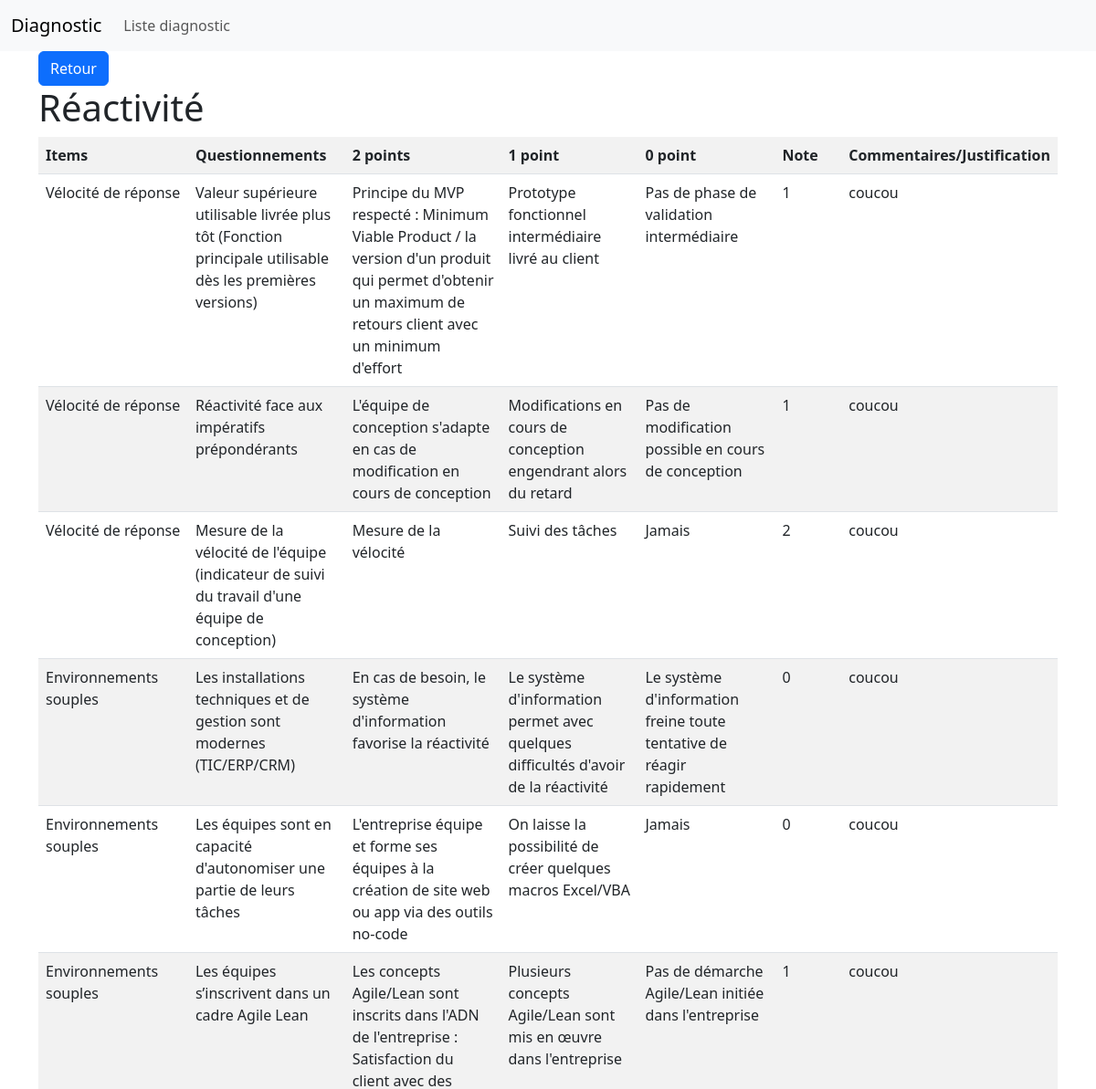
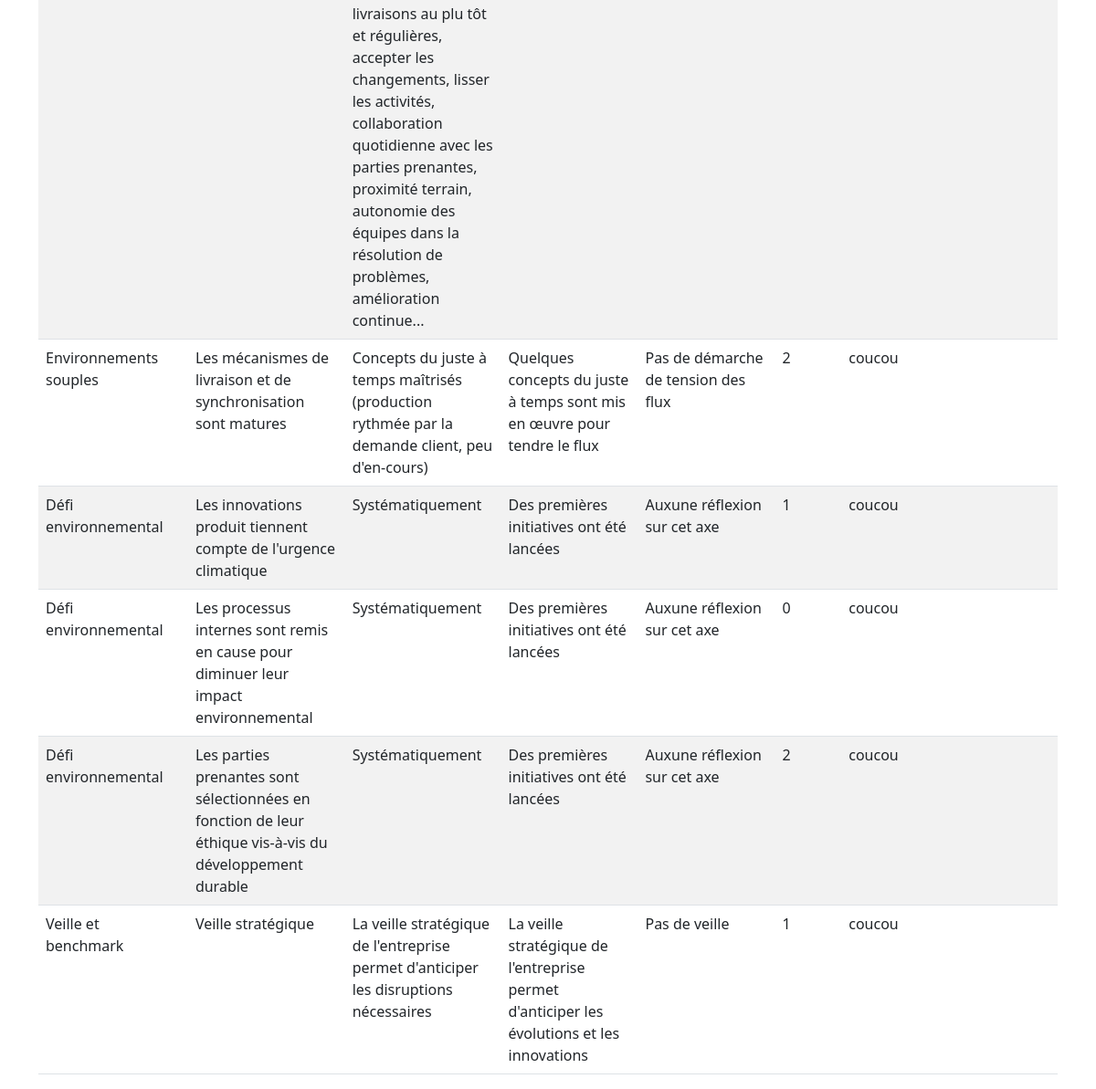
Screenshot of /reactivite.php?id=1 with the database file from the repository (2 pictures, top to bottom).
### tables this page shows
CREATE TABLE `Entreprise` (
  `id` int(11) NOT NULL,
  `name` varchar(255) DEFAULT NULL
);

CREATE TABLE `Categorie` (
  `id` int(11) NOT NULL,
  `nom` varchar(255) DEFAULT NULL,
  `axe_id` int(11) DEFAULT NULL
);

CREATE TABLE `Question` (
  `id` int(11) NOT NULL,
  `texte` varchar(255) DEFAULT NULL,
  `texte_2_point` text,
  `texte_1_point` text,
  `texte_0_point` text,
  `categorie_id` int(11) DEFAULT NULL
);

CREATE TABLE `Reponse` (
  `id` int(11) NOT NULL,
  `point` int(11) DEFAULT NULL,
  `commentaire` varchar(255) DEFAULT NULL,
  `question_id` int(11) DEFAULT NULL
);

### connectDB.php (called while the page is built, shortened)
<?php
function connectDB() {
    try {
        $DBpdo = new PDO("mysql:host=" . DB_HOST . ";dbname=" . DB_NAME, DB_USERNAME, DB_PASSWORD);
        $DBpdo->setAttribute(PDO::ATTR_ERRMODE, PDO::ERRMODE_EXCEPTION);
        return $DBpdo;
    } catch (PDOException $e) {
        die("ERROR: Could not connect. " . $e->getMessage());
    }
}
function getAllQuestion($id) {
    try {
        $pdo = connectDB();
        $sql = "SELECT Entreprise.id, Entreprise.name, Grille.id AS id_grille, Axe.nom AS nom_axe, Categorie.nom AS nom_categorie, Question.texte AS texte_question, Question.texte_2_point, Question.texte_1_point, Question.texte_0_point, Reponse.point, Reponse.commentaire FROM Entreprise INNER JOIN Grille ON Grille.entreprise_id = Entreprise.id INNER JOIN Axe ON Grille.id = Axe.grille_id INNER JOIN Categorie ON Axe.id = Categorie.axe_id INNER JOIN Question ON Categorie.id = Question.categorie_id INNER JOIN Reponse ON Question.id = Reponse.question_id";
        $stmt = $pdo->prepare($sql);
        $stmt->execute();
        $result = $stmt->fetchAll(PDO::FETCH_ASSOC);
        return $result;
    } catch (PDOException $e) {
        die("ERROR: Could not connect. " . $e->getMessage());
    }
}

### reactivite.php (the view, shortened to what this page needs)
<?php
require_once 'connectDB.php';
$id = $_GET['id'];
$getAllQuestion = getAllQuestion($id);
?>
<!doctype html>
<html lang="fr">
<head>
    <?php include 'head.php'; ?>
</head>
<header>
    <?php include 'navbar.php'; ?>
</header>
<body>
<div class="container">
    <a href="entreprise.php?id=<?php echo $id; ?>" class="btn btn-primary">Retour</a>
    <div>
        <h1>Réactivité</h1>
    </div>
    <table class="table table-striped col-12 ">
        <tr>
            <th>Items</th>
            <th>Questionnements</th>
            <th>2 points</th>
            <th>1 point</th>
            <th>0 point</th>
            <th>Note</th>
            <th>Commentaires/Justification</th>
        </tr>
        <?php
        foreach ($getAllQuestion as $question) {
            if ($question['nom_axe'] == 'Réactivité') {
                echo '<tr>';
                echo '<td class="text-wrap col-2">' . $question['nom_categorie'] . '</td>';
                echo '<td class="text-wrap col-2">' . $question['texte_question'] . '</td>';
                echo '<td class="text-wrap col-2">' . $question['texte_2_point'] . '</td>';
                echo '<td class="text-wrap col-2">' . $question['texte_1_point'] . '</td>';
                echo '<td class="text-wrap col-2">' . $question['texte_0_point'] . '</td>';
                echo '<td class="text-wrap col-1">' . $question['point'] . '</td>';
                echo '<td class="text-wrap col-2">' . $question['commentaire'] . '</td>';
                echo '</tr>';
            }
        }
        ?>
    </table>
</div>
</body>
</html>

### rows the page displays
entreprise: categorie.nom "Vélocité de réponse", question.texte "Valeur supérieure utilisable livrée plus tôt (Fonction principale utilisable dès les premières versions)", question.texte_2_point "Principe du MVP respecté : Minimum Viable Product / la version d'un produit qui permet d'obtenir un maximum de retours client avec un minimum d'effort", question.texte_1_point "Prototype fonctionnel intermédiaire livré au client", question.texte_0_point "Pas de phase de validation intermédiaire", reponse.point "1", reponse.commentaire "coucou", question.texte "Réactivité face aux impératifs prépondérants", question.texte_2_point "L'équipe de conception s'adapte en cas de modification en cours de conception", question.texte_1_point "Modifications en cours de conception engendrant alors du retard", question.texte_0_point "Pas de modification possible en cours de conception", question.texte "Mesure de la vélocité de l'équipe (indicateur de suivi du travail d'une équipe de conception)", question.texte_2_point "Mesure de la vélocité", question.texte_1_point "Suivi des tâches", question.texte_0_point "Jamais", reponse.point "2", categorie.nom "Environnements souples", question.texte "Les installations techniques et de gestion sont modernes (TIC/ERP/CRM)", question.texte_2_point "En cas de besoin, le système d'information favorise la réactivité", question.texte_1_point "Le système d'information permet avec quelques difficultés d'avoir de la réactivité", question.texte_0_point "Le système d'information freine toute tentative de réagir rapidement", reponse.point "0", question.texte "Les équipes sont en capacité d'autonomiser une partie de leurs tâches", question.texte_2_point "L'entreprise équipe et forme ses équipes à la création de site web ou app via des outils no-code", question.texte_1_point "On laisse la possibilité de créer quelques macros Excel/VBA", question.texte "Les équipes s’inscrivent dans un cadre Agile Lean", question.texte_2_point "Les concepts Agile/Lean sont inscrits dans l'ADN de l'entreprise : Satisfaction du client avec des livraisons au plu tôt et régulières, accepter les changements, lisser les activités, collaboration quotidienne avec les parties prenantes, proximité terrain, autonomie des équipes dans la résolution de problèmes, amélioration continue...", question.texte_1_point "Plusieurs concepts Agile/Lean sont mis en œuvre dans l'entreprise", question.texte_0_point "Pas de démarche Agile/Lean initiée dans l'entreprise", question.texte "Les mécanismes de livraison et de synchronisation sont matures", question.texte_2_point "Concepts du juste à temps maîtrisés (production rythmée par la demande client, peu d'en-cours)", question.texte_1_point "Quelques concepts du juste à temps sont mis en œuvre pour tendre le flux", question.texte_0_point "Pas de démarche de tension des flux", categorie.nom "Défi environnemental", question.texte "Les innovations produit tiennent compte de l'urgence climatique", question.texte_2_point "Systématiquement", question.texte_1_point "Des premières initiatives ont été lancées", question.texte_0_point "Auxune réflexion sur cet axe", question.texte "Les processus internes sont remis en cause pour diminuer leur impact environnemental", question.texte "Les parties prenantes sont sélectionnées en fonction de leur éthique vis-à-vis du développement durable", categorie.nom "Veille et benchmark", question.texte "Veille stratégique", question.texte_2_point "La veille stratégique de l'entreprise permet d'anticiper les disruptions nécessaires", question.texte_1_point "La veille stratégique de l'entreprise permet d'anticiper les évolutions et les innovations", question.texte_0_point "Pas de veille"
